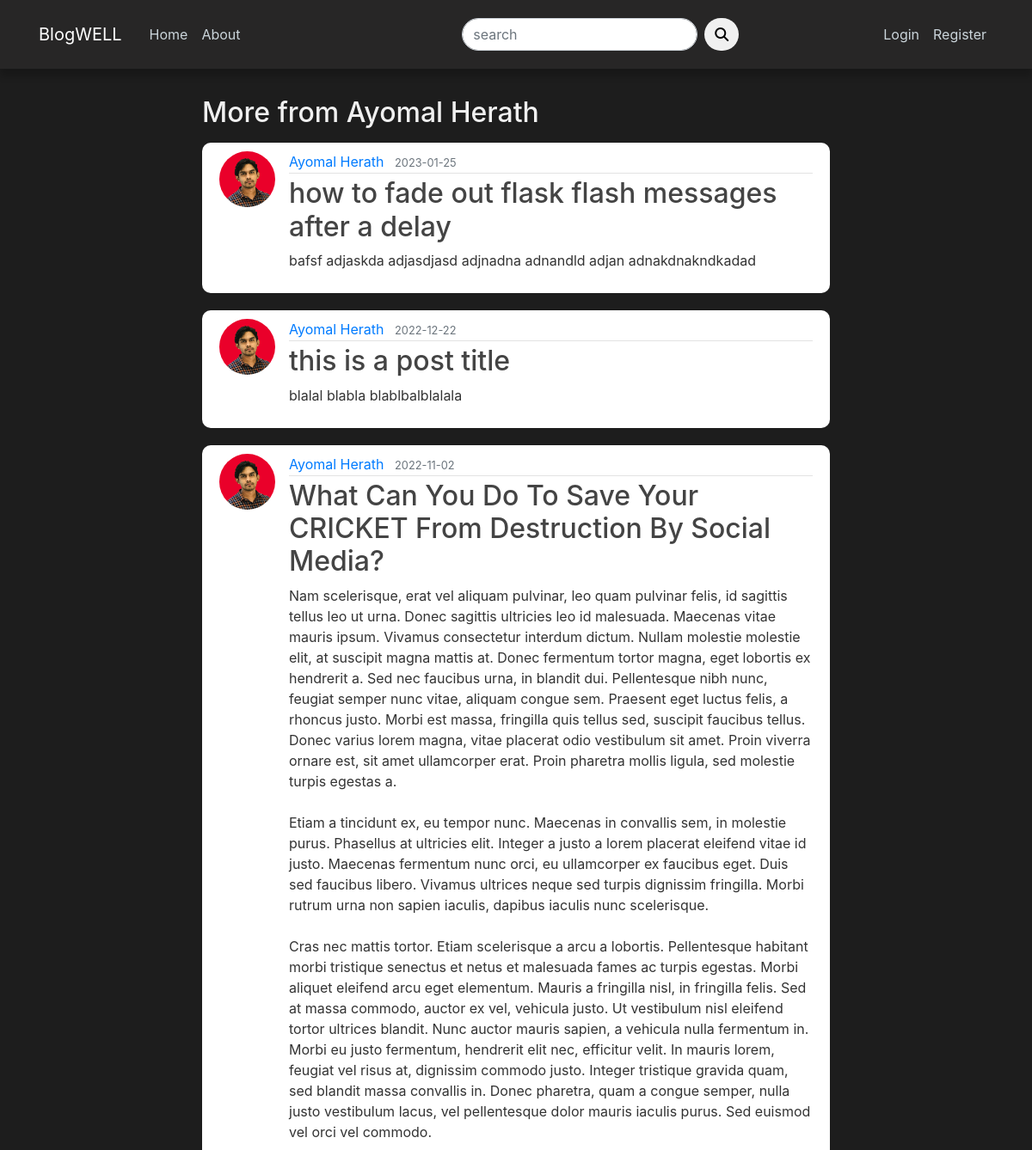
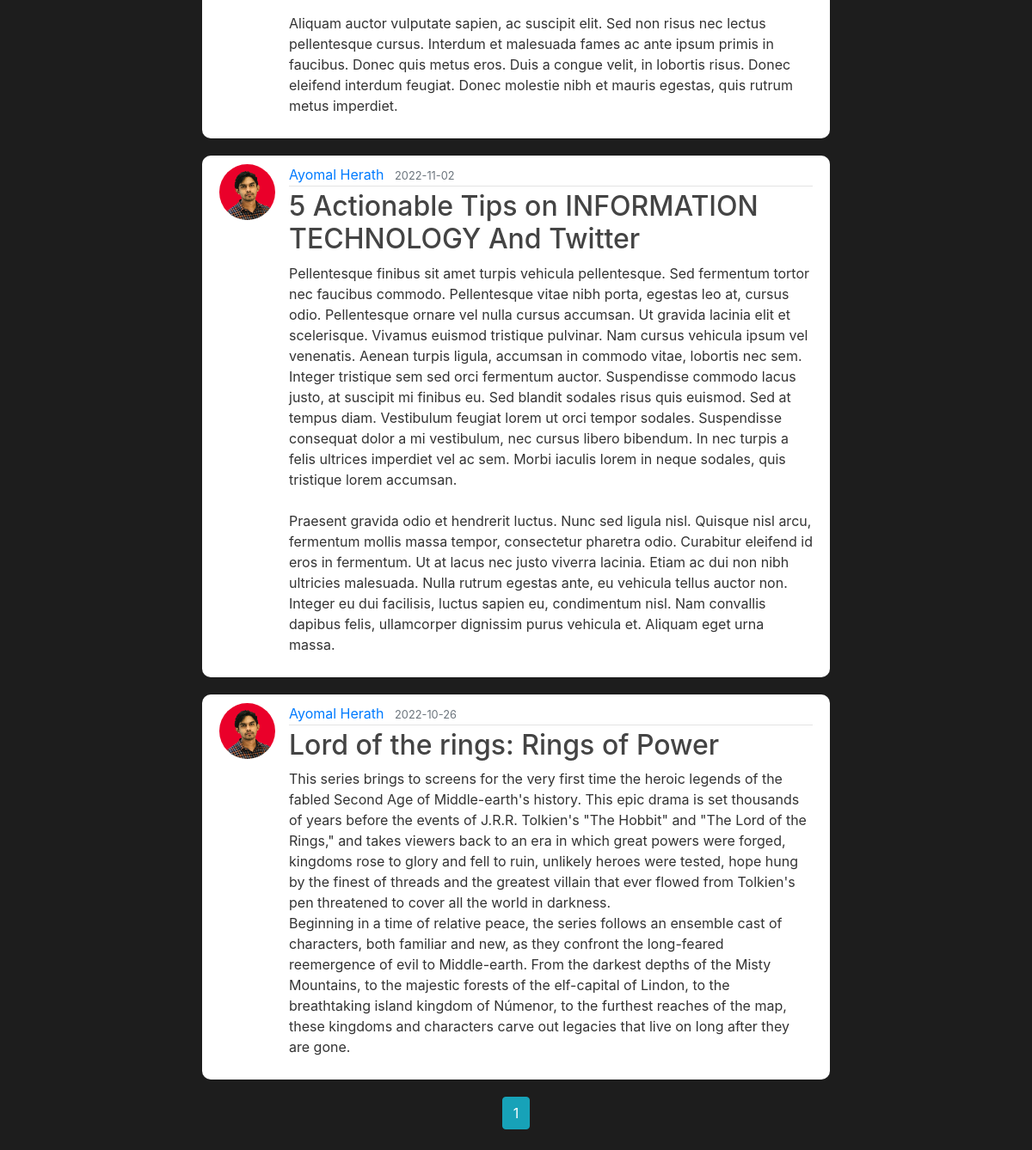
The app's page /user/Ayomal Herath, older data (2 pictures, top to bottom).
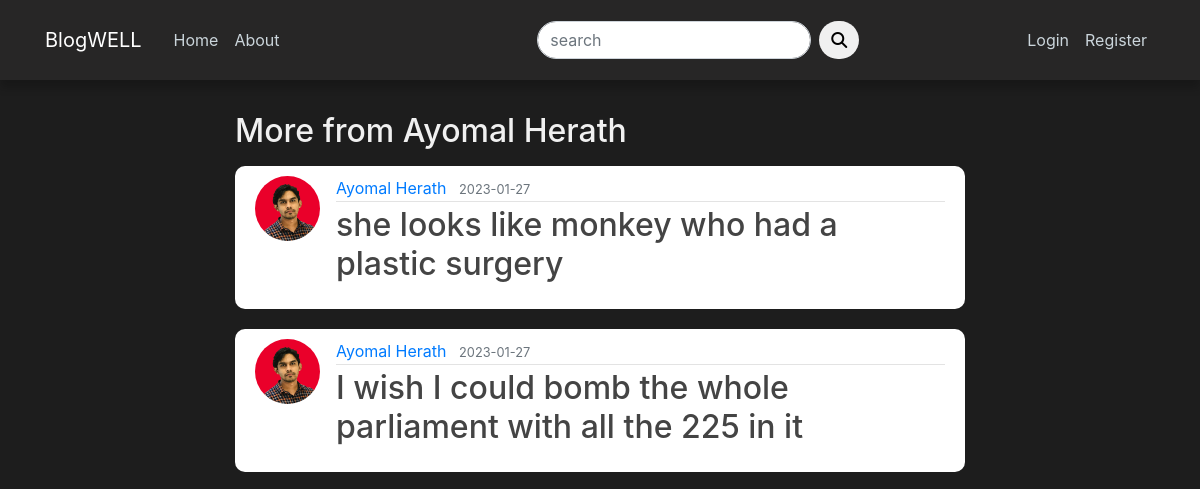
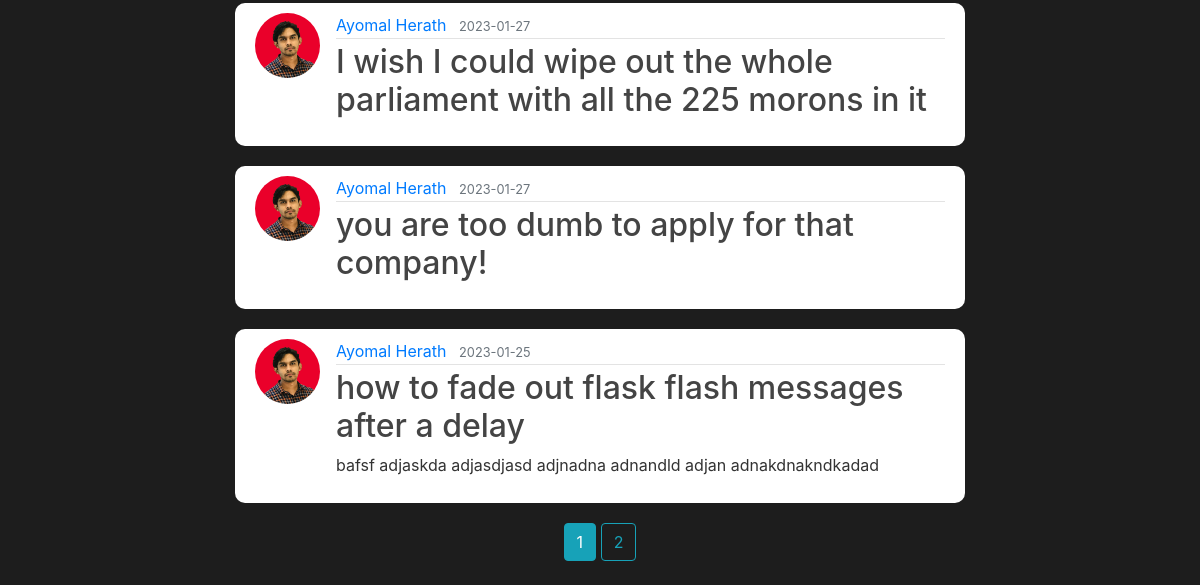
The same page, newer data (2 pictures, top to bottom).
### blog/models.py (models this page shows, shortened)
class Post(db.Model):
    id = db.Column(db.Integer, primary_key=True)
    title = db.Column(db.String(100), nullable=False)
    date_posted = db.Column(db.DateTime, nullable=False, default=datetime.utcnow)
    content = db.Column(db.Text, nullable=False)
    post_image = db.Column(db.String(200), nullable=True)
    user_id = db.Column(db.Integer, db.ForeignKey('user.id'), nullable=False)
    comments = db.relationship('Comment', backref='post', lazy=True)
    is_offensive = db.Column(db.Boolean, default=False)
    is_clean = db.Column(db.Boolean, default=False)

class User(db.Model, UserMixin):
    id = db.Column(db.Integer, primary_key=True)
    username = db.Column(db.String(20), unique=True, nullable=False)
    email = db.Column(db.String(120), unique=True, nullable=False)
    image_file = db.Column(db.String(20), nullable=False, default='default.jpg')
    password = db.Column(db.String(60), nullable=False)
    posts = db.relationship('Post', backref='author', lazy=True)
    comments = db.relationship('Comment', backref='author', lazy=True)
    is_admin = db.Column(db.Boolean, default=False)

### blog/users/routes.py (the view)
@users.route("/user/<string:username>")
def user_posts(username):
    page = request.args.get('page', 1, type=int)
    user = User.query.filter_by(username=username).first_or_404()
    posts = Post.query.filter_by(author=user)\
        .order_by(Post.date_posted.desc())\
        .paginate(page=page, per_page=5)#pagination and post order
    return render_template('user_posts.html', posts=posts, user=user)

### blog/users/forms.py
class SearchForm(FlaskForm):
    searched = StringField('search', validators=[DataRequired()])
    submit = SubmitField('Submit')

### blog/users/routes.py (called while the page is built)
@app.context_processor
def home():
    form = SearchForm()
    return dict(form=form)

### blog/templates/user_posts.html (shortened to what this page needs)
{% extends "layout.html" %}
{% block content %}
    <h2 class="title mb-3">More from {{user.username}} </h2>
    {% for post in posts.items %}
        <article class="media content-section">
            <img src="{{ url_for('static', filename='profile_pics/' + post.author.image_file)}}" class="rounded-circle article-img" alt="">
            <div class="media-body">
            <div class="article-metadata">
                <a class="mr-2" href="{{url_for('users.user_posts', username=post.author.username )}}">{{ post.author.username }}</a>
                <small class="text-muted">{{ post.date_posted.strftime('%Y-%m-%d') }}</small>
            </div>
            <h2><a class="article-title" href="{{ url_for('posts.post', post_id=post.id)}}">{{ post.title }}</a></h2>
            <p class="article-content">{{ post.content }}</p>
            </div>
        </article>
    {% endfor %}
    <div class="pagi_btn text-center">
    {% for page_num in posts.iter_pages(left_edge=1, right_edge=1, left_current=1, right_current=2) %}
        {% if page_num %}
            {% if posts.page == page_num %}
                <a href="{{ url_for('users.user_posts', username=user.username, page=page_num )}}" class="btn btn-info mb-4">{{ page_num }}</a>
            {% else %}
                <a href="{{ url_for('users.user_posts', username=user.username, page=page_num )}}" class="btn btn-outline-info mb-4">{{ page_num }}</a>
            {% endif %}
        {% endif %}
    {% endfor %}
    </div>
{% endblock content %}

Row changes from the older to the newer data that the page shows:
no longer on this page (row unchanged): Post: image_file (picture), author.username "Ayomal Herath", date_posted "2022-12-22", title "this is a post title", content "blalal blabla blablbalblalala"
no longer on this page (row unchanged): Post: image_file (picture), author.username "Ayomal Herath", date_posted "2022-11-02", title "What Can You Do To Save Your CRICKET From Destruction By Social Media?", content "Nam scelerisque, erat vel aliquam pulvinar, leo quam pulvinar felis, id sagittis tellus leo ut urna. Donec sagittis ultricies leo id malesuada. Maecenas vitae mauris ipsum. Vivamus consectetur interdum dictum. Nullam molestie molestie elit, at suscipit magna mattis at. Donec fermentum tortor magna, eget lobortis ex hendrerit a. Sed nec faucibus urna, in blandit dui. Pellentesque nibh nunc, feugiat semper nunc vitae, aliquam congue sem. Praesent eget luctus felis, a rhoncus justo. Morbi est massa, fringilla quis tellus sed, suscipit faucibus tellus. Donec varius lorem magna, vitae placerat odio vestibulum sit amet. Proin viverra ornare est, sit amet ullamcorper erat. Proin pharetra mollis…"
no longer on this page (row unchanged): Post: image_file (picture), author.username "Ayomal Herath", date_posted "2022-11-02", title "5 Actionable Tips on INFORMATION TECHNOLOGY And Twitter", content "Pellentesque finibus sit amet turpis vehicula pellentesque. Sed fermentum tortor nec faucibus commodo. Pellentesque vitae nibh porta, egestas leo at, cursus odio. Pellentesque ornare vel nulla cursus accumsan. Ut gravida lacinia elit et scelerisque. Vivamus euismod tristique pulvinar. Nam cursus vehicula ipsum vel venenatis. Aenean turpis ligula, accumsan in commodo vitae, lobortis nec sem. Integer tristique sem sed orci fermentum auctor. Suspendisse commodo lacus justo, at suscipit mi finibus eu. Sed blandit sodales risus quis euismod. Sed at tempus diam. Vestibulum feugiat lorem ut orci tempor sodales. Suspendisse consequat dolor a mi vestibulum, nec cursus libero bibendum. In nec turpis…"
no longer on this page (row unchanged): Post: image_file (picture), author.username "Ayomal Herath", date_posted "2022-10-26", title "Lord of the rings: Rings of Power", content "This series brings to screens for the very first time the heroic legends of the fabled Second Age of Middle-earth's history. This epic drama is set thousands of years before the events of J.R.R. Tolkien's \"The Hobbit\" and \"The Lord of the Rings,\" and takes viewers back to an era in which great powers were forged, kingdoms rose to glory and fell to ruin, unlikely heroes were tested, hope hung by the finest of threads and the greatest villain that ever flowed from Tolkien's pen threatened to cover all the world in darkness. Beginning in a time of relative peace, the series follows an ensemble cast of characters, both familiar and new, as they confront the long-feared reemergence of evil to…"
added Post: image_file (picture), author.username "Ayomal Herath", date_posted "2023-01-27", title "she looks like monkey who had a plastic surgery"
added Post: image_file (picture), author.username "Ayomal Herath", date_posted "2023-01-27", title "I wish I could bomb the whole parliament with all the 225 in it"
added Post: image_file (picture), author.username "Ayomal Herath", date_posted "2023-01-27", title "I wish I could wipe out the whole parliament with all the 225 morons in it"
added Post: image_file (picture), author.username "Ayomal Herath", date_posted "2023-01-27", title "you are too dumb to apply for that company!"
Text that changed along with them:
new list line: "2"
